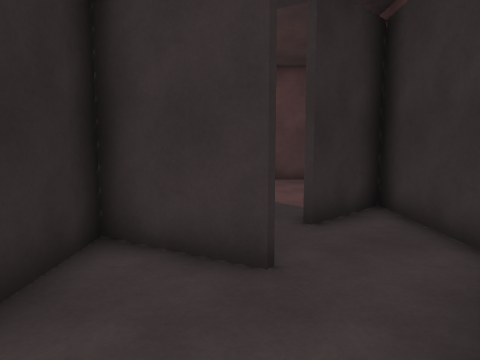
View 1 (above)

16 first-person views from a walk through a 3-D level made in the Unity game engine. The camera is 1.5 m above the floor, tilts 6° down and sees 70° across. The floor is counted in squares, 1 m on a side. Each view is taken from the middle of a square. On the plan, view 1 faces up. The plan holds only what a view shows up to about 16 squares ahead; the rest is blank. The place goes on beyond the plan. Some animated figures are left out. Surface patterns are stand-ins for the level's own textures.

View 2
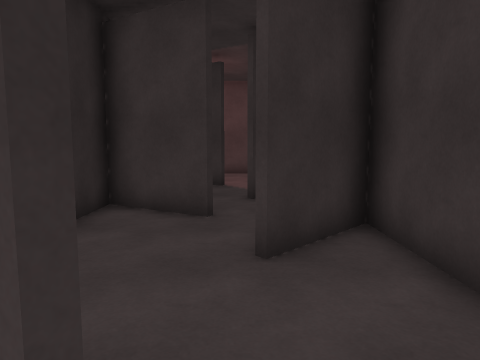

View 3
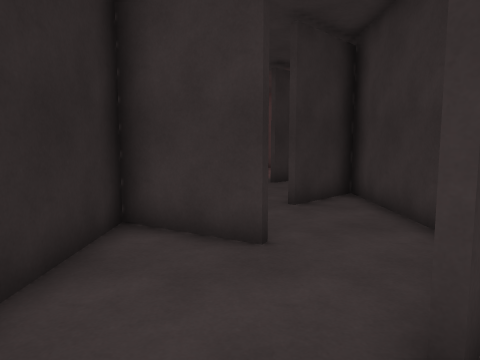

View 4
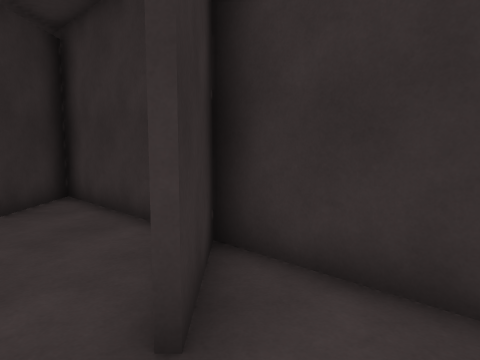

View 5
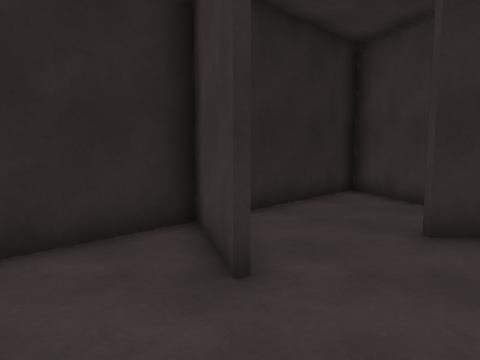

View 6
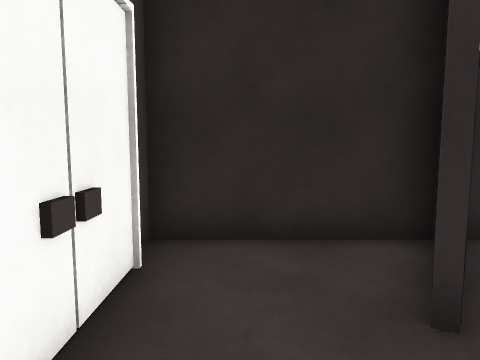

View 7
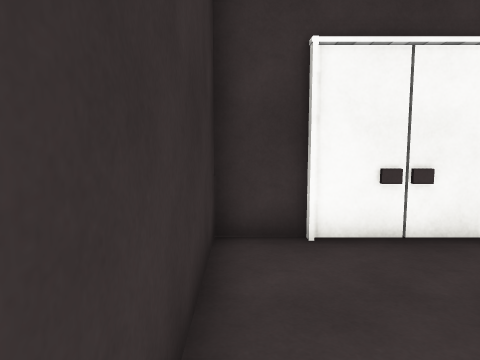

View 8
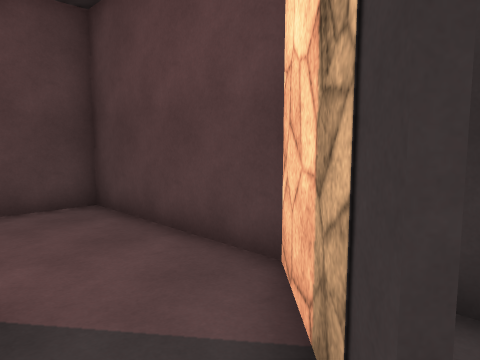

View 9
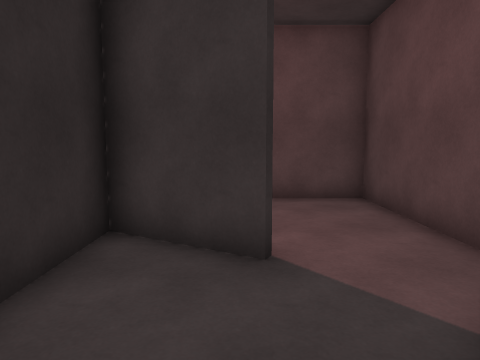

View 10
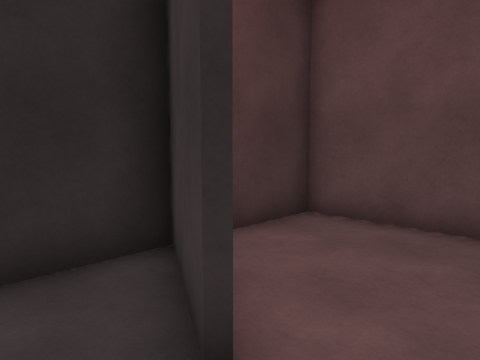

View 11
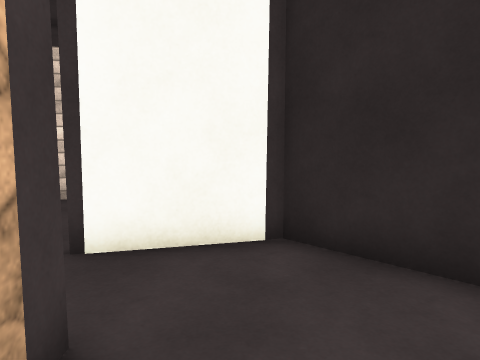

View 12
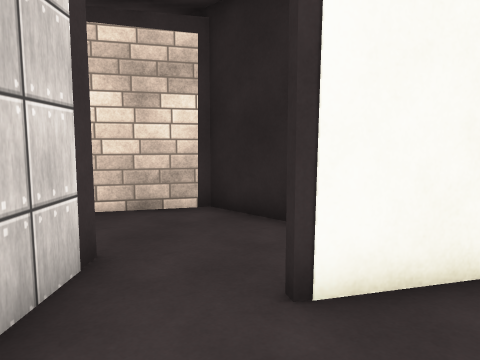

View 13
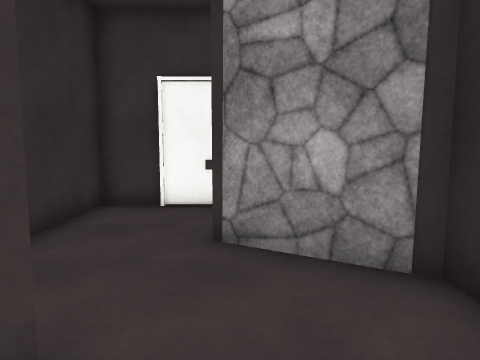

View 14
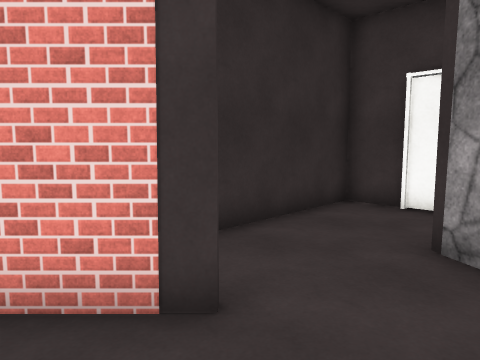

View 15
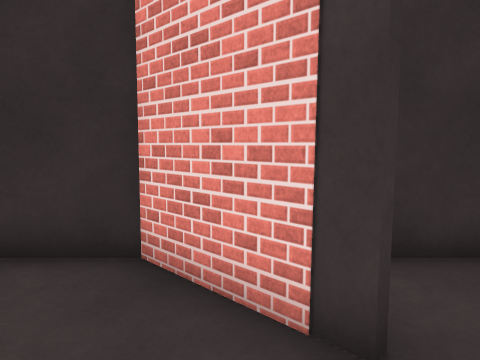

View 16
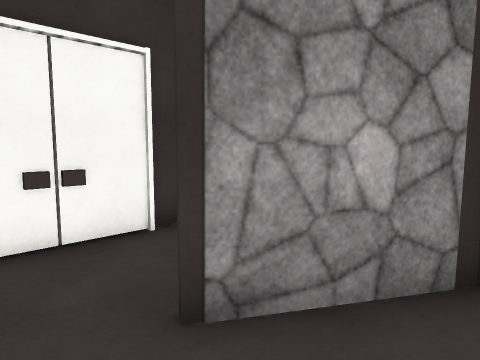

### Floor plan
Points are (right, up) in squares from view 1. A wall is a line through its corners. A room is listed if a view was taken in it or the views show most of it. See-through windows are left out.
Room 1 (views 1, 2, 3, 4, 5, 6, 7, 13, 14, 15, 16)
walls: (1.2, -4.9) (3.4, -2.7) (3.4, 3.4) (1.3, 1.3); (0.4, -2.1) (-2.3, -0.5); (0.3, -8.4) (-2.3, -6.9) (-2.3, -11.4) (3.4, -11.4) (3.4, -3) (1.3, -5.1); (-2.3, -0.2) (0, -1.5); (1.1, 1.5) (2.6, 2.9); (0.4, 3.9) (-2.3, 5.5) (-2.3, -6.7) (0.5, -8.3)
ways out: opening at (1, 3) to room 2
objects: other object (0, -11); other object (1, -11)
Room 2 (views 8, 9, 10, 11, 12)
walls: (0.4, 9.3) (-2.3, 10.8) (-2.3, 5.7) (0.5, 4.1); (1.2, 6.4) (3.4, 8.6) (3.4, 14.4) (-2.3, 14.4) (-2.3, 12); (3.4, 4.8) (3.4, 8.3) (1.3, 6.2)
ways out: opening at (1, 3) to room 1

Positions as (right, up) in squares from view 1, and headings:
1: (0, 0), facing up
2: (1, -3), facing up
3: (0, -7), facing up
4: (0, -7), facing up-right
5: (3, -11), facing up-left
6: (3, -10), facing left
7: (3, -6), facing down
8: (0, 6), facing up-right
9: (0, 5), facing up
10: (2, 8), facing up-left
11: (2, 9), facing down-left
12: (3, 6), facing down-left
13: (0, -3), facing down
14: (-1, -3), facing down-right
15: (-1, -4), facing right
16: (2, -6), facing down-left
